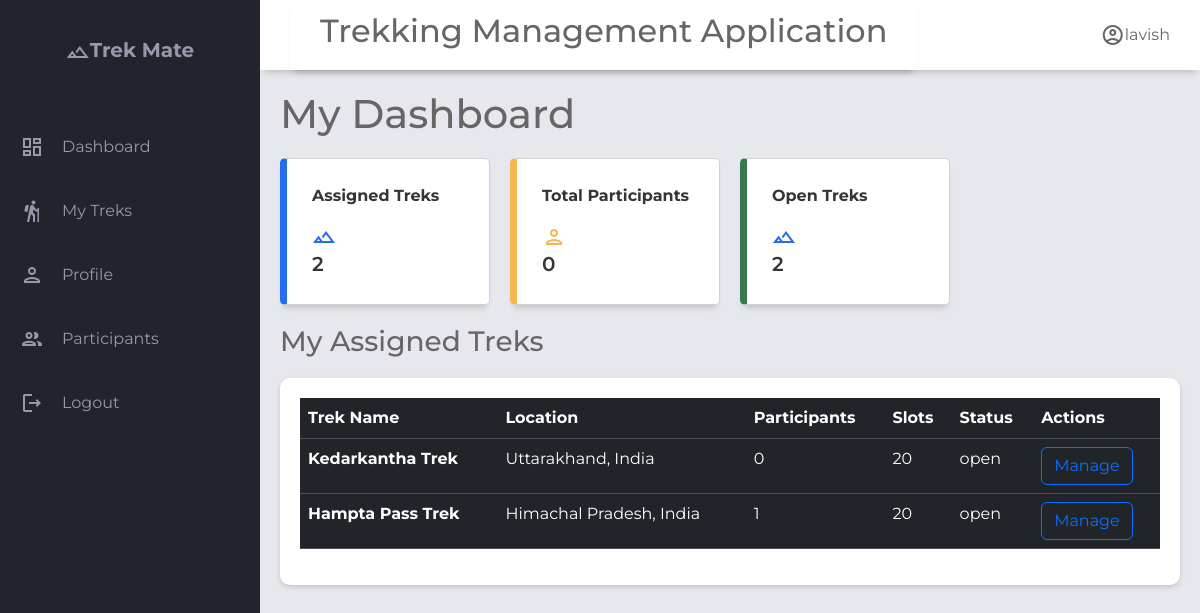
The app's page /staff/2/dashboard with its own data.
### application/models.py (models this page shows)
class User(db.Model):
    __tablename__='user'
    id= db.Column(db.Integer, primary_key=True)
    username=db.Column(db.String(),unique=True,nullable=False)
    email=db.Column(db.String(),unique=True,nullable=False)
    password=db.Column(db.String(),nullable=False)
    full_name        = db.Column(db.String(), nullable=True)
    phone            = db.Column(db.String(), nullable=True)
    role=db.Column(Enum('admin','trek staff','trekker',name='user_role'),nullable=False,default='trekker')# admin | trek staff | trekker
    is_blacklisted=db.Column(db.Boolean,default=False)
    blacklist_reason=db.Column(db.Text,nullable=True)
    is_active=db.Column(db.Boolean,default=True)
    created_at       = db.Column(db.DateTime, default=db.func.now())
    updated_at       = db.Column(db.DateTime, onupdate=db.func.now())
    bookings=db.relationship('Booking',lazy=True, back_populates='user',cascade="all, delete-orphan") #all → apply operations like save, update, delete to the related bookings.
    staff_profile=db.relationship('Staff_profile',lazy=True,uselist=False,back_populates='user') #uselist= False means One-to-one (single object) while default it is one-to-many

class Trek(db.Model):
    __tablename__='trek'
    id              = db.Column(db.Integer, primary_key=True)
    name            = db.Column(db.String(), nullable=False)
    description     = db.Column(db.Text, nullable=True)
    location        = db.Column(db.String(), nullable=True)
    difficulty      = db.Column(db.String(), nullable=False, default='moderate')  # easy | moderate | hard
    duration_days   = db.Column(db.Integer, nullable=False)
    start_date      = db.Column(db.DateTime, nullable=True)
    end_date        = db.Column(db.DateTime, nullable=True)
    max_slots       = db.Column(db.Integer, nullable=False, default=20)
    available_slots = db.Column(db.Integer, nullable=False, default=20)
    price           = db.Column(db.Numeric, nullable=False, default=0.0)
    status          = db.Column(Enum('open','closed',name='trek_status'),nullable=False, default='pending')
    trek_progress   = db.Column(Enum('upcoming','started','completed',name="trek_progress"),default='upcoming')
    created_at      = db.Column(db.DateTime, default=db.func.now())
    updated_at      = db.Column(db.DateTime, onupdate=db.func.now())
    image           = db.Column(db.String(200))
    assigned_staffs=db.relationship('Staff_profile',secondary='trek_staff_assignment',lazy=True,back_populates='assigned_treks')#many to many relationship
    bookings=db.relationship('Booking',back_populates='trek',lazy=True,cascade="all, delete-orphan")#one to many relationship as one trek can have multiple bookings but not other side, as one booking can belong to a single trek

### application/controller.py (the view)
@app.route("/staff/<int:staff_id>/dashboard")
def staff_home(staff_id):
    staff=Staff_profile.query.get(staff_id)
    if not staff:
        return render_template("s_not_exists.html")
    user=staff.user
    treks=staff.assigned_treks
    treks_count=len(treks)
    participants = 0
    for trek in treks:
        for booking in trek.bookings:
            if booking.booking_status != "cancelled":
                participants += booking.num_participants
    open_treks=0
    for trek in treks:
        if trek.status=='open':
            open_treks+=1
    return render_template("staff_dashboard.html",user=user,treks=treks,treks_count=treks_count,participants_count=participants,open_treks_count=open_treks,staff=staff)

### templates/staff_dashboard.html (shortened to what this page needs)
{% extends "staff_base.html" %}
{% block header_title %}
My Dashboard
{% endblock %}
{% block content %}
<div class="main-cards">
  <div class="card">
    <div class="class-inner">
      <p class="text-most-important">Assigned Treks</p>
      <span class="material-icons-outlined text-blue ">landscape</span>
    </div>
    <span class="text-most-important font-weight-bold">{{ treks_count }}</span>
  </div>
  <div class="card">
    <div class="class-inner">
      <p class="text-most-important">Total Participants</p>
      <span class="material-icons-outlined text-orange">person</span>
    </div>
    <span class="text-most-important font-weight-bold">{{ participants_count }}</span>
  </div>
  <div class="card">
    <div class="class-inner">
      <p class="text-most-important">Open Treks</p>
      <span class="material-icons-outlined text-blue ">landscape</span>
    </div>
    <span class="text-most-important font-weight-bold">{{ open_treks_count }}</span>
  </div>
</div>
<div class="main-bottom">
  <div class="heading-title">
    <h3>My Assigned Treks</h3>
  </div>
  <section class="table-section">
    <div class="table-content">
      <table class="table table-dark table-hover">
        <thead>
          <tr>
            <th scope="col">Trek Name</th>
            <th scope="col">Location</th>
            <th scope="col">Participants</th>
            <th scope="col">Slots</th>
            <th scope="col">Status</th>
            <th scope="col">Actions</th>
          </tr>
        </thead>
        <tbody class="table-hover">
          {% for trek in treks %}
          <tr>
            <th scope="row">{{trek.name}}</th>
            <td>{{ trek.location}}</td>
            <td>{{ trek.bookings | length }}</td>
            <td>{{ trek.max_slots }}</td>
            <td>{{trek.status}}</td>
            <td>
              <a href="{{ url_for('manage_trek',staff_id=staff.id, trek_id=trek.id) }}" class="btn btn-outline-primary">Manage</a>
            </td>
          </tr>
          {% endfor %}
        </tbody>
      </table>
    </div>
  </section>
</div>
{% endblock %}

### templates/staff_base.html (shortened to what this page needs)
<!DOCTYPE html>
<html lang="en">
<head>
    <link rel="stylesheet" href="https://cdn.jsdelivr.net/npm/bootstrap@5.3.8/dist/css/bootstrap.min.css">
    <link rel="stylesheet" href="{{ url_for('static',filename='style.css') }}">
</head>
<body>
    <div class="grid-container">
        <header class="header">
            <div class="header left">
                <h2>Trekking Management Application</h2>
            </div>
            <div class="header-right">
                <span class="material-icons-outlined">account_circle</span>{{user.username}}
            </div>
        </header>
        <aside id="sidebar">
            <div class="sidebar-title">
                <div class="sidebar-brand">
                    <span class="material-icons-outlined">filter_hdr</span>Trek Mate
                </div>
            </div>
            <ul class="sidebar-list">
                <li class="sidebar-list-item">
                    <span class="material-icons-outlined">dashboard</span><a href="/staff/{{staff.id}}/dashboard">Dashboard</a>
                </li>
                <li class="sidebar-list-item">
                    <span class="material-icons-outlined">hiking</span> <a href="{{ url_for('staff_treks',staff_id=staff.id)}}">My Treks</a>
                </li>
                <li class="sidebar-list-item">
                    <span class="material-icons-outlined">person</span> <a href="{{url_for('staff_profile',staff_id=staff.id)}}">Profile</a>
                </li>
                <li class="sidebar-list-item">
                    <span class="material-icons-outlined">group</span> <a href="">Participants</a>
                </li>
                <li class="sidebar-list-item">
                    <span class="material-icons-outlined">logout</span> <a href="/login">Logout</a>
                </li>
            </ul>
        </aside>
        <main class="main-container">
            <h1>{% block header_title %}Staff Dashboard{% endblock %}</h1>
            {% block content %}
            {% endblock %}
        </main>
    </div>
</body>
</html>

### static/style.css (style rules this page uses)
body { margin: 0; padding: 0; box-sizing: border-box; background-color: #e6e8ed; color: #666666; font-family: "Montserrat",sans-serif; }
.material-icons-outlined { vertical-align: middle; line-height: 1px; }
.text-most-important { color: #151414; }
.text-blue { color: #246dec; }
.text-orange { color: #f5b74f; }
.font-weight-bold { font-weight: 600; }
.grid-container { display: grid; grid-template-columns: 260px 1fr 1fr 1fr ; grid-template-rows: 0.2fr 3fr; grid-template-areas: "sidebar header header header" "sidebar main main main" ; height: 100vh; }
.header { grid-area: header; height: 70px; background-color: #ffffff; display: flex; align-items: center; justify-content: space-between; padding: 0 30px 0 30px; box-shadow: 0 6px 7px -4px rgba(0,0,0,0.2); }
#sidebar { grid-area: sidebar; height: 100%; background-color: #21232d; color: #9799ab; overflow-y: auto; transition: all 0.5s; }
.sidebar-title { display: flex; justify-content: center; align-items: center; padding: 20px 20px 20px 20px; margin-bottom: 30px; }
.sidebar-brand { margin-top: 15px; font-size: 20px; font-weight: 700; }
.sidebar-list { padding: 0; margin-top: 15px; list-style-type: none; width:100%; }
.sidebar-list-item { padding: 20px 20px 20px 20px; display: flex; align-items: center; width:100%; gap: 18px; border-radius:10px; transition:0.3s; }
.main-container { grid-area: main; overflow-y: auto; padding: 20px 20px; }
.main-cards { display: grid; grid-template-columns: 1fr 1fr 1fr 1fr; gap: 20px; margin: 20px 0; }
.card { display: flex; flex-direction: column; justify-content: space-around; padding: 25px; background-color: #ffffff; box-sizing: border-box; border: 1px solid #d2d2d3; border-radius: 5px; box-shadow: 0 6px 7px -4px rgba(0,0,0,0.2); }
.card:first-child { border-left: 7px solid #246dec; }
.card:nth-child(2) { border-left: 7px solid #f5b74f; }
.card:nth-child(3) { border-left: 7px solid #367952; }
.card > span { font-size: 20px; font-weight: 600; }
.table-content { width: 100%; margin-top: 20px; background:white; border-radius:10px; padding:20px; box-shadow:0 2px 5px rgba(0,0,0,.15); }
table { width: 100%; border-collapse:collapse; }
th,td { padding:15px; text-align:left; }
thead { background:#f5f5f5; }

### templates/staff_base.html (style rules this page uses)
a { text-decoration: none; color: #9799ab; }
.text-most-important { color: #363434; font-weight: bolder; }

### templates/staff_dashboard.html (style rules this page uses)
a { text-decoration: none; color: #9799ab; }
.text-most-important { color: #363434; font-weight: bolder; }

### records on screen
User: username "lavish"
Trek: name "Kedarkantha Trek", location "Uttarakhand, India", bookings|length "0", max_slots "20", status "open"
Trek: name "Hampta Pass Trek", location "Himachal Pradesh, India", bookings|length "1", max_slots "20", status "open"

### other values on screen
{{ treks_count }} "2"
{{ participants_count }} "0"
{{ open_treks_count }} "2"
